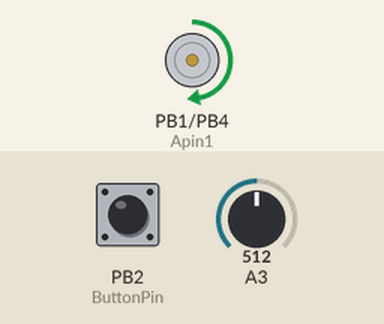
Recording of a sketch running on a simulated ATtiny85, built with avr-gcc and run on an emulated ATtiny85. Shown: motor-driver pin pairs drawn as motors (green arrow = first pin HIGH = forward, orange = second pin HIGH = backward, longer = more drive, scaled by the enable pin). The inputs (shaded band) are chosen by the test bench; at power-on: A3 = 512, PB2 (ButtonPin) LOW.

Above: at 1.2 s.
1.3 s: A3 set to 716
At 2.5 s:
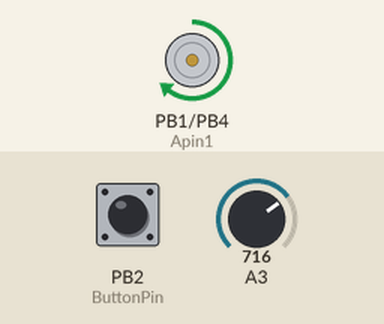
2.8 s: PB2 (ButtonPin) pulled HIGH for 0.15 s
At 2.87 s:
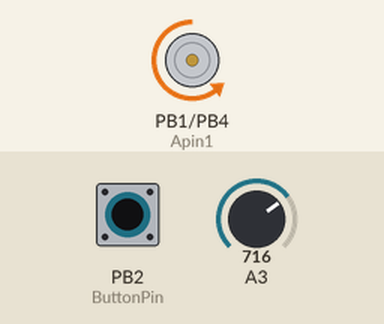
4.4 s: A3 set to 900
At 5.1 s:
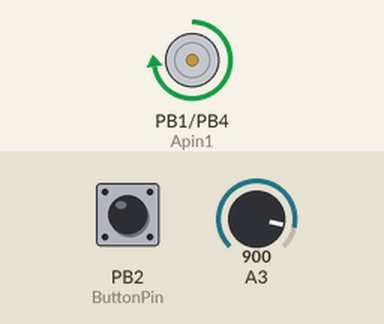
5.9 s: PB2 (ButtonPin) pulled HIGH for 1 s
At 6.2 s:
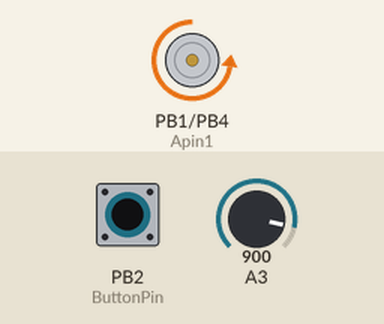
8.4 s: A3 set to 122
At 9.4 s:
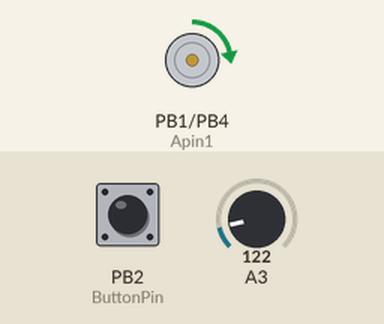
9.9 s: PB2 (ButtonPin) pulled HIGH for 0.15 s
At 9.97 s:
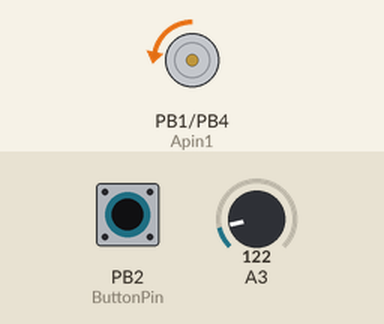
Timing chart, 0 to 12.5 s (numbered marks = the images above; inputs shaded):
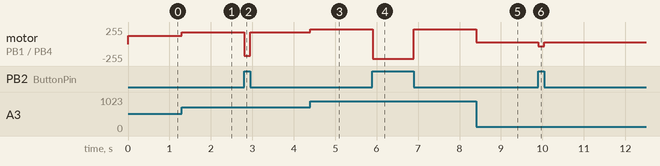

The sketch:

ATTiny85MotorController.ino
```cpp
int PotPin = 3;
int ButtonPin = 2;
int En = 0;
int Apin1 = 1;
int Apin2 = 4;
int val;
int val1 = 0;
int Flag = 0;
long interval = 500;  // the debounce time; increase if the output flickers
long prevmillis = 0;
long currentmillis = 0;
int Debounce = 0;
void setup()
{
  pinMode (ButtonPin , INPUT);
  pinMode (PotPin, INPUT);
  pinMode (En, OUTPUT);
  pinMode (Apin1 , OUTPUT);
  pinMode (Apin2, OUTPUT);
}


void loop()
{

  currentmillis = millis();
/*
  if (currentmillis - prevmillis > interval)
  {
    Debounce = 0;
    prevmillis = currentmillis;

  }
*/

  val = analogRead(PotPin);
  val = map(val, 0, 1023, 0, 255);

 // if ((digitalRead(ButtonPin) == HIGH) && (Debounce == 0))
 if (digitalRead(ButtonPin) == HIGH)
  {
   Flag = 1;
  }
  else
  {
    Flag = 0;
  }

  if ( Flag == 0 )
  {
    analogWrite (En, val);
    digitalWrite(Apin1, HIGH);
    digitalWrite(Apin2, LOW);
  }
  else
  {
    analogWrite (En, val);
    digitalWrite(Apin1, LOW);
    digitalWrite(Apin2, HIGH);
  }
}
```

Measured:
- after the input at 1.3 s, motor on PB1 (Apin1) / PB4 (Apin2): forward 127/255 → forward 178/255 at once
- after the input at 2.8 s, motor on PB1 (Apin1) / PB4 (Apin2): forward 178/255 → backward 178/255 at once, → forward 178/255 0.15 s later
- after the input at 4.4 s, motor on PB1 (Apin1) / PB4 (Apin2): forward 178/255 → forward 224/255 at once
- after the input at 5.9 s, motor on PB1 (Apin1) / PB4 (Apin2): forward 224/255 → backward 224/255 at once, → forward 224/255 1.0 s later
- after the input at 8.4 s, motor on PB1 (Apin1) / PB4 (Apin2): forward 224/255 → forward 30/255 at once
- after the input at 9.9 s, motor on PB1 (Apin1) / PB4 (Apin2): forward 30/255 → backward 30/255 at once, → forward 30/255 0.15 s later
